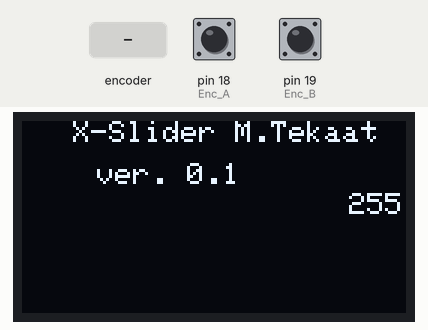
The sketch below on a simulated Arduino Mega 2560, built with avr-gcc and run on an emulated ATmega2560. Parts: 128×64 one-colour display. Inputs (shaded band) come from the test bench; at power-on: pin 18 (Enc_A) HIGH, pin 19 (Enc_B) HIGH. What the sketch prints to the serial monitor is not drawn.

Above: at 1.2 s.
1.3 s: rotary encoder on pin 18 (Enc_A) / pin 19 (Enc_B) turned 3 steps (first pin leading)
At 1.69 s:
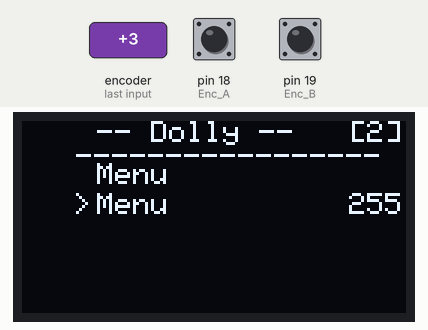
At 3.0 s:
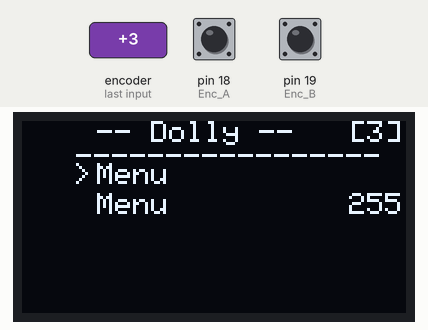
Timing chart, 0 to 4.5 s (numbered marks = the images above; inputs shaded):
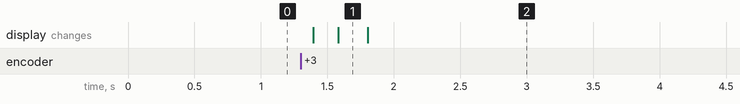

The sketch:

main.ino
```cpp
#include <SPI.h>
#include <Wire.h>
//#include <Adafruit_GFX.h>
#include <Adafruit_SSD1306.h>

// Hardware specific defines
#define Enc_Button  20
#define Enc_A       18
#define Enc_B       19

#define OLED_MOSI   11
#define OLED_CLK    12
#define OLED_DC     9
#define OLED_CS     8
#define OLED_RESET  10

// Software specific defines
#define max_menu    3
#define ZEILE1      0
#define ZEILE2      14
#define ZEILE3      24

#define X_OFFSET    25
#define TIT_OFFSET  25

Adafruit_SSD1306 display(OLED_MOSI, OLED_CLK, OLED_DC, OLED_RESET, OLED_CS);

void set_menu (void);
void calc_batt (void);
void print_menu (void);

volatile uint8_t menu_state=0, Encoder_pos=0, enc_temp=0;

void setup() {
  pinMode (Enc_A, INPUT);
  pinMode (Enc_B, INPUT);
  digitalWrite (Enc_A, HIGH);
  digitalWrite (Enc_B, HIGH);
  attachInterrupt(5, doEncoder, RISING);

  display.begin(SSD1306_SWITCHCAPVCC);

  display.setTextSize(1);
  display.setTextColor(WHITE);
  display.clearDisplay();
  Serial.begin(9600);
  Serial.println("Ready!");
}


void loop() {

  print_menu();

    delayMicroseconds(250);
  }


void doEncoder(){
  if (digitalRead(Enc_A) == HIGH){          // found a low-to-high on channel A
    if (digitalRead(Enc_B) == LOW){         // check channel B to see which way encoder is turning
      Encoder_pos += 1;                     // CCW
    }
    else{
      Encoder_pos -= 1;                     // CW
    }
  }
  else{                                     // found a high-to-low on channel A
    if (digitalRead(Enc_B) == LOW){
      Encoder_pos -= 1;                     // CW
    }
    else{
      Encoder_pos += 1;                     // CCW
    }
  }
  set_menu();
}

void set_menu (void){
  noInterrupts();

  if (Encoder_pos < enc_temp) {
    menu_state -= 1;
    //Serial.println(Encoder_pos);
    enc_temp = Encoder_pos;
  }
  else if(Encoder_pos > enc_temp) {
    menu_state += 1;
    //Serial.println(Encoder_pos);
    enc_temp = Encoder_pos;
  }

  if(menu_state <= 1)
    menu_state = 1;
  if(menu_state >= max_menu)
    menu_state = max_menu;

  interrupts();
}

void calc_batt (void){
  //read ref Voltage, or use ADC+Shunt? oder built in N-Cell Lipo Cuircuit?!
  uint8_t bat_perc=0;

  bat_perc = 123;

  if ((bat_perc <= 1)||(bat_perc >= 100)){
    bat_perc = 255;
  }

  // print dummy Value till implementation
  display.setCursor(109,ZEILE3);
  display.print(bat_perc);
}

void print_menu (void){
  uint8_t menu_layer=0;

  switch (menu_state) {
    // prototyp Funktion void FKT (uint8_t ebene, uint8_t menu_pkt, *titel_name)
    // wenn nicht ausgewählt durch fixwert aus sichtbereich schieben? "X_OFFSET-100" sonst -8
    case 1:{
      menu_layer=1;
      display.clearDisplay();
      display.setCursor(TIT_OFFSET,ZEILE1);
      display.print("-- Dolly --   ");
        display.print("[");
        display.print(menu_layer);  //HERE BATTERY STATUS
        display.print("]");

        display.setCursor(18,8);
        display.print("-----------------");

      display.setCursor(X_OFFSET-8,ZEILE2);
      display.print(">");
      display.setCursor(X_OFFSET,ZEILE2);
      display.print("Menu");
      display.setCursor(X_OFFSET-100,ZEILE3);
      display.print(">");
      display.setCursor(X_OFFSET,ZEILE3);
      display.print("Menu");
      calc_batt();  // HERE [BACK] BUTTON
      display.display();
    }
      break;
    case 2:{
      menu_layer=2;
      display.clearDisplay();
      display.setCursor(TIT_OFFSET,ZEILE1);
      display.print("-- Dolly --   ");
        display.print("[");
        display.print(menu_layer);
        display.print("]");

        display.setCursor(18,8);
        display.print("-----------------");

      display.setCursor(X_OFFSET-100,ZEILE2);
      display.print(">");
      display.setCursor(X_OFFSET,ZEILE2);
      display.print("Menu");
      display.setCursor(X_OFFSET-8,ZEILE3);
      display.print(">");
      display.setCursor(X_OFFSET,ZEILE3);
      display.print("Menu");
      calc_batt();
      display.display();
    }
      break;
    case 3:{
      menu_layer=3;
      display.clearDisplay();
      display.setCursor(TIT_OFFSET,ZEILE1);
      display.print("-- Dolly --   ");
        display.print("[");
        display.print(menu_layer);
        display.print("]");

        display.setCursor(18,8);
        display.print("-----------------");

      display.setCursor(X_OFFSET-8,ZEILE2);
      display.print(">");
      display.setCursor(X_OFFSET,ZEILE2);
      display.print("Menu");
      display.setCursor(X_OFFSET-100,ZEILE3);
      display.print(">");
      display.setCursor(X_OFFSET,ZEILE3);
      display.print("Menu");
      calc_batt();
      display.display();
    }
      break;
    default:{
      display.clearDisplay();
      display.setCursor(17,ZEILE1);
      display.print("X-Slider M.Tekaat");
      display.setCursor(TIT_OFFSET,ZEILE2);
      display.print("ver. 0.1");
      // print Battery charge
      calc_batt();
      display.display();
    }
      break;
  }
}
```

Measured:
- after the input at 1.3 s, the display: first changes after 0.10 s (image 1 shows a later state)
